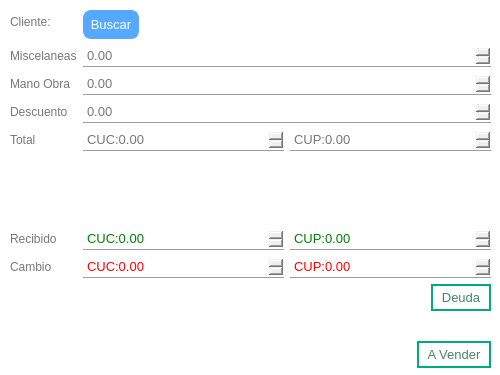
<?xml version="1.0" encoding="UTF-8"?>
<ui version="4.0">
    <class>Dialog</class>
    <widget class="QDialog" name="Dialog" key="ec3da5dad71bbd4058c684cc52a93a15">
        <property name="geometry">
            <rect>
                <x>0</x>
                <y>0</y>
                <width>500</width>
                <height>375</height>
            </rect>
        </property>
        <property name="minimumSize">
            <size>
                <width>500</width>
                <height>375</height>
            </size>
        </property>
        <property name="maximumSize">
            <size>
                <width>500</width>
                <height>375</height>
            </size>
        </property>
        <property name="windowTitle">
            <string>Dialog</string>
        </property>
        <property name="styleSheet">
            <string notr="true">QMainWindow, QDialog{
                background-color: rgb(255, 255, 255);
                }

                /**** QPushButton (enabled) ****/
                QPushButton
                {
                background-color: rgb(85, 170, 255);
                font: 10pt;
                color: rgb(255, 255, 255);
                padding: 4px 8px;
                border: 2px solid rgb(85, 170, 255);
                border-radius: 8px;
                padding: 5px;
                }

                QPushButton:hover
                {
                background-color: rgb(0, 121, 182);
                border: 2px solid rgb(66, 133, 199);
                }

                QPushButton:pressed
                {
                border:3px solid rgb(66, 133, 199);
                padding: -1px 1px 1px 1px;
                }

                /******* QLabel ***********/
                QLabel{
                color: rgb(120, 120, 120)
                }
                labelHab1:hover{
                color: rgb(120, 0, 0)
                }

                /*******QLineEdit************/
                QTextEdit {
                font: 10pt;
                color: rgb(120, 120, 120);
                border: 1px solid rgb(156, 156, 156);
                border-radius: 0px;
                padding: 2px;
                }
                QLineEdit, QDateEdit, QDoubleSpinBox, QSpinBox{
                font: 10pt;
                color: rgb(120, 120, 120);
                border: 1px solid rgb(156, 156, 156);
                border-radius: 0px;
                padding: 2px;
                border-top: 1px white;
                border-left: 1px white;
                border-right: 1px white;
                }
                /********QComboBox*******/
                QComboBox{
                font: 10pt;
                color: rgb(120, 120, 120);
                border: 1px solid rgb(156, 156, 156);
                padding: 2px;
                selection-background-color: white;
                selection-color: rgb(120, 120, 120);
                border-top: 1px white;
                border-left: 1px white;
                border-right: 1px white;
                }
                QComboBox QAbstractItemView
                {
                background-color: white;
                color:rgb(120, 120, 120);
                padding: 4px;
                border: 1px solid rgb(156, 156, 156);
                border-top: 1px white;
                border-left: 1px white;
                border-right: 1px white;
                }

                QLineEdit:hover, QDateEdit:hover, QDoubleSpinBox:hover, QComboBox:hover
                {
                color: rgb(85, 170, 255);
                border: 1px solid rgb(85, 170, 255);
                border-top: 1px white;
                border-left: 1px white;
                border-right: 1px white;
                }

                QLineEdit:focus, QDateEdit:focus, QDoubleSpinBox:focus, QComboBox:focus
                {
                border-color: rgb(90,200,255);
                border-top: 1px white;
                border-left: 1px white;
                border-right: 1px white;
                }

                QToolTip
                {
                background-color:rgb(85, 170, 255);
                color: white;
                border: 1px solid rgb(85, 170, 255);
                opacity: 50;
                padding: 1px;
                }
                QTabWidget
                {
                background-color: transparent;
                }

                QTabWidget::pane {
                border-top: 1px solid rgb(156, 156, 156);
                border-bottom: 1px solid rgb(156, 156, 156);
                position: absolute;
                top: -0.25em;
                }
                /**** QTabWidget (disabled) ****/
                QTabWidget::pane:disabled
                {
                border-color: rgb(60,60,60);
                }

                QTabWidget::tab-bar {
                alignment: center;
                border: 1px white;
                border-radius: 5px;
                }

                QTreeView
                {
                alternate-background-color: rgb(200,200,200);
                background-color: white;
                border: 1px solid rgb(156, 156, 156);
                font: 10pt;
                color: rgb(120,120,120);
                selection-background-color:rgb(90,200,255);
                selection-color: rgb(156, 156, 156);
                }
                QListView{
                alternate-background-color: rgb(200,200,200);
                background-color: white;
                border: 1px solid rgb(255, 255, 255);
                font: 8pt;
                color: rgb(120,120,120);
                selection-background-color:rgb(90,200,255);
                selection-color: rgb(156, 156, 156);
                }
            </string>
        </property>
        <widget class="QWidget" name="formLayoutWidget">
            <property name="geometry">
                <rect>
                    <x>10</x>
                    <y>10</y>
                    <width>481</width>
                    <height>301</height>
                </rect>
            </property>
            <layout class="QFormLayout" name="formLayout">
                <item row="0" column="0">
                    <widget class="QLabel" name="clienteLabel">
                        <property name="text">
                            <string>Cliente:</string>
                        </property>
                    </widget>
                </item>
                <item row="0" column="1">
                    <layout class="QHBoxLayout" name="horizontalLayout">
                        <item>
                            <widget class="QPushButton" name="buscarClientePushButton">
                                <property name="text">
                                    <string>Buscar</string>
                                </property>
                            </widget>
                        </item>
                        <item>
                            <widget class="QLabel" name="clienteLabel_2">
                                <property name="text">
                                    <string/>
                                </property>
                            </widget>
                        </item>
                        <item>
                            <spacer name="horizontalSpacer_3">
                                <property name="orientation">
                                    <enum>Qt::Horizontal</enum>
                                </property>
                                <property name="sizeHint" stdset="0">
                                    <size>
                                        <width>40</width>
                                        <height>20</height>
                                    </size>
                                </property>
                            </spacer>
                        </item>
                    </layout>
                </item>
                <item row="1" column="0">
                    <widget class="QLabel" name="miscelaneasLabel">
                        <property name="text">
                            <string>Miscelaneas</string>
                        </property>
                    </widget>
                </item>
                <item row="1" column="1">
                    <widget class="QDoubleSpinBox" name="miscelaneasDoubleSpinBox">
                        <property name="maximum">
                            <double>1000.000000000000000</double>
                        </property>
                    </widget>
                </item>
                <item row="2" column="0">
                    <widget class="QLabel" name="manoObraLabel">
                        <property name="text">
                            <string>Mano Obra</string>
                        </property>
                    </widget>
                </item>
                <item row="2" column="1">
                    <widget class="QDoubleSpinBox" name="manoObraDoubleSpinBox">
                        <property name="maximum">
                            <double>1000.000000000000000</double>
                        </property>
                    </widget>
                </item>
                <item row="3" column="0">
                    <widget class="QLabel" name="descuentoLabel">
                        <property name="text">
                            <string>Descuento</string>
                        </property>
                    </widget>
                </item>
                <item row="3" column="1">
                    <widget class="QDoubleSpinBox" name="descuentoDoubleSpinBox">
                        <property name="maximum">
                            <double>100.000000000000000</double>
                        </property>
                    </widget>
                </item>
                <item row="4" column="0">
                    <widget class="QLabel" name="totalLabel">
                        <property name="text">
                            <string>Total</string>
                        </property>
                    </widget>
                </item>
                <item row="4" column="1">
                    <layout class="QHBoxLayout" name="horizontalLayout_2">
                        <item>
                            <widget class="QDoubleSpinBox" name="totalCUCDoubleSpinBox">
                                <property name="readOnly">
                                    <bool>true</bool>
                                </property>
                                <property name="prefix">
                                    <string>CUC:</string>
                                </property>
                                <property name="maximum">
                                    <double>20000.000000000000000</double>
                                </property>
                            </widget>
                        </item>
                        <item>
                            <widget class="QDoubleSpinBox" name="totalCUPDoubleSpinBox">
                                <property name="readOnly">
                                    <bool>true</bool>
                                </property>
                                <property name="prefix">
                                    <string>CUP:</string>
                                </property>
                                <property name="maximum">
                                    <double>500000.000000000000000</double>
                                </property>
                                <property name="singleStep">
                                    <double>25.000000000000000</double>
                                </property>
                            </widget>
                        </item>
                    </layout>
                </item>
                <item row="5" column="1">
                    <spacer name="verticalSpacer">
                        <property name="orientation">
                            <enum>Qt::Vertical</enum>
                        </property>
                        <property name="sizeHint" stdset="0">
                            <size>
                                <width>20</width>
                                <height>40</height>
                            </size>
                        </property>
                    </spacer>
                </item>
                <item row="6" column="0">
                    <widget class="QLabel" name="recibidoLabel">
                        <property name="text">
                            <string>Recibido</string>
                        </property>
                    </widget>
                </item>
                <item row="6" column="1">
                    <layout class="QHBoxLayout" name="horizontalLayout_3">
                        <item>
                            <widget class="QDoubleSpinBox" name="recibidoCUCDoubleSpinBox">
                                <property name="styleSheet">
                                    <string notr="true">color: green;
                                    </string>
                                </property>
                                <property name="readOnly">
                                    <bool>false</bool>
                                </property>
                                <property name="prefix">
                                    <string>CUC:</string>
                                </property>
                                <property name="maximum">
                                    <double>20000.000000000000000</double>
                                </property>
                            </widget>
                        </item>
                        <item>
                            <widget class="QDoubleSpinBox" name="recibidoCUPDoubleSpinBox">
                                <property name="styleSheet">
                                    <string notr="true">color: green;</string>
                                </property>
                                <property name="readOnly">
                                    <bool>false</bool>
                                </property>
                                <property name="prefix">
                                    <string>CUP:</string>
                                </property>
                                <property name="maximum">
                                    <double>500000.000000000000000</double>
                                </property>
                                <property name="singleStep">
                                    <double>25.000000000000000</double>
                                </property>
                            </widget>
                        </item>
                    </layout>
                </item>
                <item row="9" column="0">
                    <widget class="QLabel" name="cambioLabel">
                        <property name="text">
                            <string>Cambio</string>
                        </property>
                    </widget>
                </item>
                <item row="9" column="1">
                    <layout class="QHBoxLayout" name="horizontalLayout_4">
                        <item>
                            <widget class="QDoubleSpinBox" name="cambioCUCDoubleSpinBox">
                                <property name="styleSheet">
                                    <string notr="true">color: red;</string>
                                </property>
                                <property name="readOnly">
                                    <bool>false</bool>
                                </property>
                                <property name="showGroupSeparator" stdset="0">
                                    <bool>true</bool>
                                </property>
                                <property name="prefix">
                                    <string>CUC:</string>
                                </property>
                                <property name="maximum">
                                    <double>20000.000000000000000</double>
                                </property>
                            </widget>
                        </item>
                        <item>
                            <widget class="QDoubleSpinBox" name="cambioCUPDoubleSpinBox">
                                <property name="styleSheet">
                                    <string notr="true">color: red;</string>
                                </property>
                                <property name="readOnly">
                                    <bool>false</bool>
                                </property>
                                <property name="showGroupSeparator" stdset="0">
                                    <bool>true</bool>
                                </property>
                                <property name="prefix">
                                    <string>CUP:</string>
                                </property>
                                <property name="maximum">
                                    <double>500000.000000000000000</double>
                                </property>
                                <property name="singleStep">
                                    <double>0.500000000000000</double>
                                </property>
                            </widget>
                        </item>
                    </layout>
                </item>
                <item row="10" column="1">
                    <layout class="QHBoxLayout" name="horizontalLayout_6">
                        <item>
                            <spacer name="horizontalSpacer_4">
                                <property name="orientation">
                                    <enum>Qt::Horizontal</enum>
                                </property>
                                <property name="sizeHint" stdset="0">
                                    <size>
                                        <width>40</width>
                                        <height>20</height>
                                    </size>
                                </property>
                            </spacer>
                        </item>
                        <item>
                            <widget class="QPushButton" name="deudaPushButton">
                                <property name="styleSheet">
                                    <string notr="true">QPushButton
                                        {
                                        background-color: white;
                                        font: 10pt;
                                        color: rgb(67, 136, 101);
                                        padding: 4px 8px;
                                        border: 2px solid rgb(0, 170, 127);
                                        border-bottom-right-radius: 0px;
                                        border-bottom-left-radius: 0px;
                                        border-top-right-radius: 0px;
                                        border-top-left-radius: 0px;
                                        }

                                        :hover
                                        {
                                        background-color: rgb(0, 170, 127);
                                        color: white;
                                        border: 2px solid rgb(120, 200, 29);
                                        }

                                        :pressed
                                        {
                                        border:3px solid rgb(255, 255, 255);
                                        padding: -1px 1px 1px 1px;
                                        }
                                    </string>
                                </property>
                                <property name="text">
                                    <string>Deuda</string>
                                </property>
                            </widget>
                        </item>
                    </layout>
                </item>
            </layout>
        </widget>
        <widget class="QWidget" name="layoutWidget_2">
            <property name="geometry">
                <rect>
                    <x>10</x>
                    <y>340</y>
                    <width>481</width>
                    <height>30</height>
                </rect>
            </property>
            <layout class="QHBoxLayout" name="horizontalLayout_5">
                <item>
                    <spacer name="horizontalSpacer_2">
                        <property name="orientation">
                            <enum>Qt::Horizontal</enum>
                        </property>
                        <property name="sizeHint" stdset="0">
                            <size>
                                <width>40</width>
                                <height>20</height>
                            </size>
                        </property>
                    </spacer>
                </item>
                <item>
                    <widget class="QPushButton" name="toSellPushButton">
                        <property name="styleSheet">
                            <string notr="true">QPushButton
                                {
                                background-color: white;
                                font: 10pt;
                                color: rgb(67, 136, 101);
                                padding: 4px 8px;
                                border: 2px solid rgb(0, 170, 127);
                                border-bottom-right-radius: 0px;
                                border-bottom-left-radius: 0px;
                                border-top-right-radius: 0px;
                                border-top-left-radius: 0px;
                                }

                                :hover
                                {
                                background-color: rgb(0, 170, 127);
                                color: white;
                                border: 2px solid rgb(120, 200, 29);
                                }

                                :pressed
                                {
                                border:3px solid rgb(255, 255, 255);
                                padding: -1px 1px 1px 1px;
                                }
                            </string>
                        </property>
                        <property name="text">
                            <string>A Vender</string>
                        </property>
                    </widget>
                </item>
            </layout>
        </widget>
    </widget>
    <resources/>
    <connections/>
</ui>
